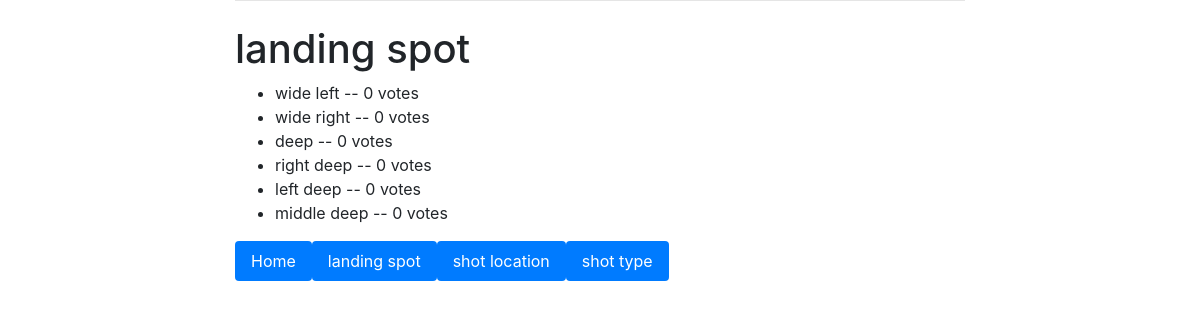
Before: /tracker/3/results/ with the older database file.
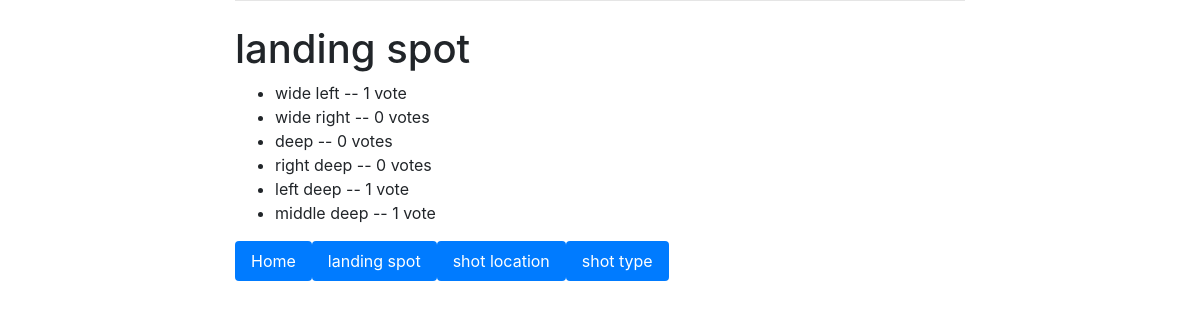
After: the same page with the newer database file.
### tracker/models.py (models this page shows, shortened)
class Choice(models.Model):
    question = models.ForeignKey(Question, on_delete=models.CASCADE)
    choice_text = models.CharField(max_length=200)
    votes = models.IntegerField(default=0)

### tracker/views.py (the view)
# urls.py: path('<int:pk>/results/', views.ResultsView.as_view(), name='results'),
class ResultsView(generic.DetailView):
    model = Question
    template_name = 'tracker/results.html'

### tracker/templates/tracker/results.html
{% extends 'base.html' %}
{% block content %}
<h1>{{ question.question_text }}</h1>
<ul>
{% for choice in question.choice_set.all %}
    <li>{{ choice.choice_text }} -- {{ choice.votes }} vote{{ choice.votes|pluralize }}</li>
{% endfor %}
</ul>
<ul class="nav nav-pills">
    <li class="nav-item">
    <a class="nav-link active" href="http://127.0.0.1:8000/tracker/">Home</a>
  </li>
  <li class="nav-item">
    <a class="nav-link active" href="http://127.0.0.1:8000/tracker/3/">landing spot</a>
  </li>
  <li class="nav-item">
    <a class="nav-link active" href="http://127.0.0.1:8000/tracker/2/">shot location</a>
  </li>
  <li class="nav-item">
    <a class="nav-link active" href="http://127.0.0.1:8000/tracker/1/">shot type</a>
  </li>
</ul>
{% endblock %}

Changed rows visible on the page:
changed Choice "wide left": votes "0" → "1"
changed Choice "left deep": votes "0" → "1"
changed Choice "middle deep": votes "0" → "1"
